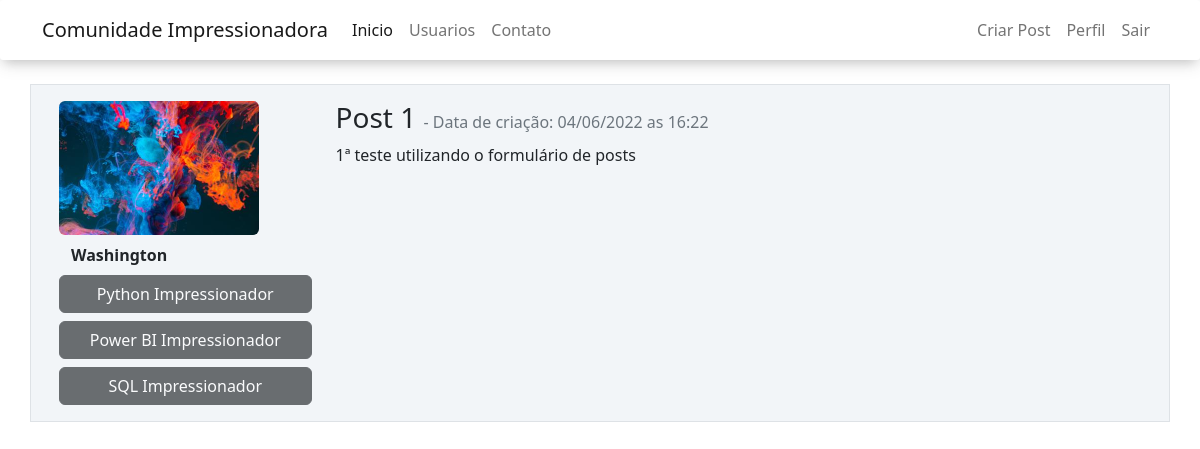
The app's page /post/1 (signed in) with its own data.
### comunidadeimpressionadora/models.py (models this page shows, shortened)
class Usuario(database.Model, UserMixin):
    id = database.Column(database.Integer, primary_key=True)
    username = database.Column(database.String, nullable=False)
    email = database.Column(database.String, nullable=False, unique=True)
    senha = database.Column(database.String, nullable=False)
    foto_perfil = database.Column(database.String, default='default.jpg')
    post = database.relationship('Post', backref='autor', lazy=True)
    cursos = database.Column(database.String, nullable=False, default='Não Informado')

class Post(database.Model):
    id = database.Column(database.Integer, primary_key=True)
    titulo = database.Column(database.String, nullable=False)
    corpo = database.Column(database.Text, nullable=False)
    data_criacao = database.Column(database.DateTime, nullable=False, default=datetime.utcnow)
    id_usuario = database.Column(database.Integer, database.ForeignKey('usuario.id'), nullable=False)

### comunidadeimpressionadora/routes.py (the view)
@app.route('/post/<post_id>', methods=['GET', 'POST'])
@login_required
def exibir_post(post_id):
    post = Post.query.get(post_id)
    if current_user == post.autor:
        form = FormCriarPost()
        if request.method == 'GET':
            form.titulo.data = post.titulo
            form.corpo.data = post.corpo
        elif form.validate_on_submit():
            post.titulo = form.titulo.data
            post.corpo = form.corpo.data
            database.session.commit()
            flash('Post atualizado com Sucesso', 'alert-success')
            return redirect(url_for('home'))
    else:
        form = None
    return render_template('post.html', post=post, form=form)

### comunidadeimpressionadora/models.py (called while the page is built)
@login_manager.user_loader
def load_usuario(id_usuario):
    return Usuario.query.get(int(id_usuario))

### comunidadeimpressionadora/templates/post.html (shortened to what this page needs)
{% extends 'base.html' %}
{% block body %}
<div class="container">
       <div class="row border mt-4 p-3 meupost">
              <div class="col col-3 ">
                  <div class="image ">
                        <img src=" {{ url_for('static', filename='fotos_perfil/{}'.format(post.autor.foto_perfil)) }} " class="rounded mb-2" width="200">
                  </div>
                  <strong class="container">{{ post.autor.username  }}</strong>
                         <div class="row justify-content-center m-0 ">
                                {% if 'Não Informado' in post.autor.cursos or post.autor.cursos == '' %}
                                <button type="button" class="btn btn-light mt-2" disabled>Não Matriculado</button>
                                {% else %}
                                    {% for curso in post.autor.cursos.split(';') %}
                                        <button type="button" class="btn btn-dark mt-2" disabled>{{ curso }}</button>
                                    {% endfor %}
                                {% endif %}
                        </div>
              </div>
              <div class="col col-9">
                     <h3>
                         {{ post.titulo }}
                         <small class="text-muted" style="font-size: 1rem ">- Data de criação: {{ post.data_criacao.strftime('%d/%m/%Y as %H:%M') }}
                         </small>
                     </h3>
                     <p>{{ post.corpo }}</p>
              </div>
       </div>
</div>
{% endblock %}

### comunidadeimpressionadora/static/main.css (style rules this page uses)
.meupost { color: $yellow-300; background: #f2f5f8 ; }

### records on screen
Usuario: foto_perfil (picture), autor.username "Washington"
Post: titulo "Post 1", data_criacao "04/06/2022 as 16:22", corpo "1ª teste utilizando o formulário de posts"

### other values on screen
{{ curso }} "Python Impressionador" "Power BI Impressionador" "SQL Impressionador"
